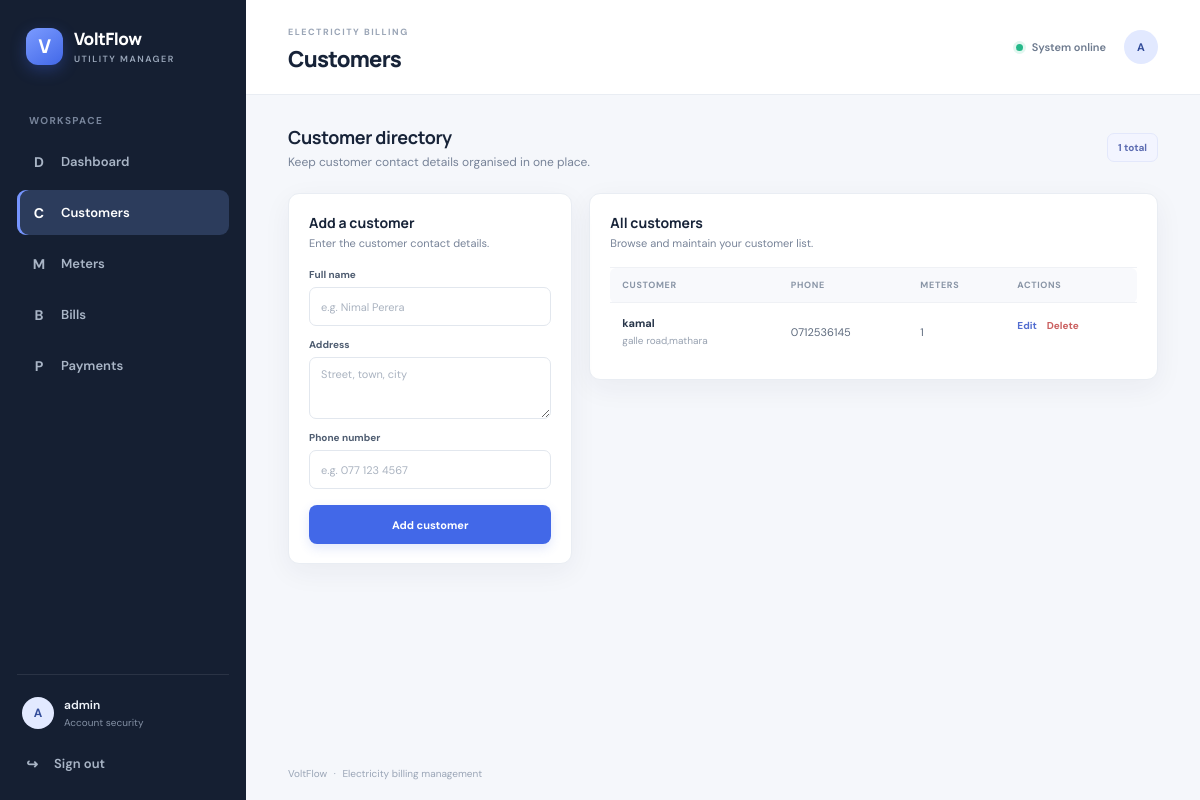
The page /electricity_billing/pages/customer.php (signed in) on the database its author committed.
### tables this page shows
CREATE TABLE `customers` (
  `id` int(10) UNSIGNED NOT NULL,
  `name` varchar(150) NOT NULL,
  `address` varchar(255) NOT NULL,
  `phone` varchar(30) NOT NULL
);

### electricity_billing/pages/customer.php (the view, shortened to what this page needs)
<?php
require_once __DIR__ . '/../config/app.php';
$editing = null;
$customers = $conn->query('SELECT c.id, c.name, c.address, c.phone, COUNT(m.id) AS meter_count FROM customers c LEFT JOIN meters m ON m.customer_id = c.id GROUP BY c.id ORDER BY c.id DESC')->fetchAll();
?>
<div class="page-intro"><div><h2>Customer directory</h2><p>Keep customer contact details organised in one place.</p></div><span class="count-pill"><?= count($customers) ?> total</span></div>
<div class="management-grid">
    <section class="panel form-panel"><div class="panel-heading"><div><h3><?= $editing ? 'Edit customer' : 'Add a customer' ?></h3><p><?= $editing ? 'Update this customer’s information.' : 'Enter the customer contact details.' ?></p></div></div>
        <form method="post" class="stack-form">
            <label for="name">Full name</label><input id="name" name="name" maxlength="150" value="<?= e($editing['name'] ?? '') ?>" placeholder="e.g. Nimal Perera" required>
            <label for="address">Address</label><textarea id="address" name="address" maxlength="255" rows="3" placeholder="Street, town, city" required><?= e($editing['address'] ?? '') ?></textarea>
            <label for="phone">Phone number</label><input id="phone" name="phone" type="tel" maxlength="30" value="<?= e($editing['phone'] ?? '') ?>" placeholder="e.g. 077 123 4567" required>
            <div class="form-actions"><button class="button button-primary" type="submit" name="action" value="save"><?= $editing ? 'Save changes' : 'Add customer' ?></button></div>
        </form>
    </section>
    <section class="panel directory-panel"><div class="panel-heading"><div><h3>All customers</h3><p>Browse and maintain your customer list.</p></div></div>
        <?php if (!$customers): ?><div class="empty-state compact"><strong>No customers added</strong><p>Your new customers will appear here.</p></div><?php else: ?>
        <div class="table-wrap"><table><thead><tr><th>Customer</th><th>Phone</th><th>Meters</th><th>Actions</th></tr></thead><tbody>
        <?php foreach ($customers as $customer): ?>
            <tr><td><span class="table-strong"><?= e($customer['name']) ?></span><small class="cell-sub"><?= e($customer['address']) ?></small></td><td><?= e($customer['phone']) ?></td><td><?= (int) $customer['meter_count'] ?></td><td class="actions"><a class="row-action" href="customer.php?edit=<?= (int) $customer['id'] ?>">Edit</a><form method="post" class="inline-form" data-confirm="Delete this customer? Customers with meters cannot be deleted."><input type="hidden" name="csrf_token" value="<?= e(csrf_token()) ?>"><input type="hidden" name="id" value="<?= (int) $customer['id'] ?>"><button class="row-action row-danger" name="action" value="delete" type="submit">Delete</button></form></td></tr>
        <?php endforeach; ?>
        </tbody></table></div><?php endif; ?>
    </section>
</div>

### electricity_billing/assets/css/style.css (style rules this page uses)
:root { --ink: #172338; --muted: #778398; --line: #e9edf3; --paper: #ffffff; --canvas: #f5f7fb; --blue: #4268e8; --blue-dark: #3457d5; --green: #168b65; --sidebar: #151f32; --sidebar-muted: #9ba8bb; --shadow: 0 8px 28px rgba(29, 45, 73, .055); }
* { box-sizing: border-box; }
body { margin: 0; font-family: "DM Sans", "Segoe UI", sans-serif; color: var(--ink); background: var(--canvas); font-size: 14px; }
a { color: inherit; text-decoration: none; }
button, input, textarea, select { font: inherit; }
button { cursor: pointer; }
.app-body { min-height: 100vh; }
.welcome-row, .page-intro { display: flex; align-items: center; justify-content: space-between; gap: 18px; margin-bottom: 23px; }
.welcome-row h2, .page-intro h2 { margin: 0 0 5px; font: 700 18px "Manrope", sans-serif; letter-spacing: -.35px; }
.welcome-row p, .page-intro p, .panel-heading p { margin: 0; color: var(--muted); font-size: 12px; }
.button { min-height: 39px; display: inline-flex; justify-content: center; align-items: center; gap: 8px; padding: 0 15px; border: 1px solid transparent; border-radius: 8px; font-size: 11px; font-weight: 700; transition: .16s ease; white-space: nowrap; }
.button-primary { color: #fff; background: var(--blue); box-shadow: 0 4px 11px rgba(66, 104, 232, .16); }
.stat-card, .panel { border: 1px solid var(--line); border-radius: 11px; background: var(--paper); box-shadow: var(--shadow); }
.panel { margin-bottom: 19px; padding: 19px 20px; }
.panel-heading { display: flex; align-items: center; justify-content: space-between; gap: 12px; margin-bottom: 17px; }
.panel-heading h3 { margin: 0 0 4px; font: 700 14px "Manrope", sans-serif; }
.panel-heading p { font-size: 11px; }
.table-wrap { width: 100%; overflow-x: auto; }
table { width: 100%; border-collapse: collapse; text-align: left; white-space: nowrap; }
th { padding: 11px 12px; color: #8995a6; background: #f8f9fc; border-top: 1px solid #eff1f5; border-bottom: 1px solid #eff1f5; font-size: 9px; font-weight: 700; letter-spacing: .65px; text-transform: uppercase; }
th:first-child { border-radius: 6px 0 0 6px; }
th:last-child { border-radius: 0 6px 6px 0; }
td { padding: 13px 12px; border-bottom: 1px solid #f0f2f6; color: #5d6a7d; font-size: 11px; }
tbody tr:last-child td { border-bottom: 0; }
.table-strong { color: #28364a; font-weight: 700; }
.cell-sub { display: block; margin-top: 4px; color: #98a2b1; font-size: 10px; }
.count-pill { padding: 7px 10px; color: #5d6db2; border: 1px solid #e3e8fb; border-radius: 7px; background: #f3f5ff; font-size: 10px; font-weight: 700; white-space: nowrap; }
.management-grid { display: grid; grid-template-columns: minmax(260px, .8fr) minmax(0, 1.6fr); align-items: start; gap: 17px; }
.management-grid .panel { min-width: 0; }
.form-panel { position: sticky; top: 16px; }
.stack-form { display: flex; flex-direction: column; }
label { margin: 12px 0 6px; color: #4e5c70; font-size: 10px; font-weight: 700; }
.stack-form label:first-of-type { margin-top: 1px; }
input, textarea, select { width: 100%; min-height: 39px; padding: 9px 11px; color: #344257; border: 1px solid #e2e7ee; border-radius: 7px; outline: none; background: #fff; font-size: 11px; transition: border-color .15s, box-shadow .15s; }
input::placeholder, textarea::placeholder { color: #aab3c0; }
textarea { resize: vertical; }
.form-actions { display: flex; gap: 8px; margin-top: 16px; }
.form-actions .button { flex: 1; }
.actions { display: flex; align-items: center; gap: 10px; }
.row-action { padding: 3px 0; color: #526dd0; border: 0; background: none; font-size: 10px; font-weight: 700; }
.row-danger { color: #ca5f5f; }
.inline-form { display: inline; }

### rows shown on the page
customers: name "kamal", address "galle road,mathara", phone "0712536145", meter_count "1"

### other values the page prints
substr($item[0], 0, 1) "D"
$item[0] "Dashboard"
substr($item[0], 0, 1) "C"
$item[0] "Customers"
substr($item[0], 0, 1) "M"
$item[0] "Meters"
substr($item[0], 0, 1) "B"
$item[0] "Bills"
substr($item[0], 0, 1) "P"
$item[0] "Payments"
substr($_SESSION['user'], 0, 1) "A"
$_SESSION['user'] "admin"
$title "Customers"
count($customers) "1"
